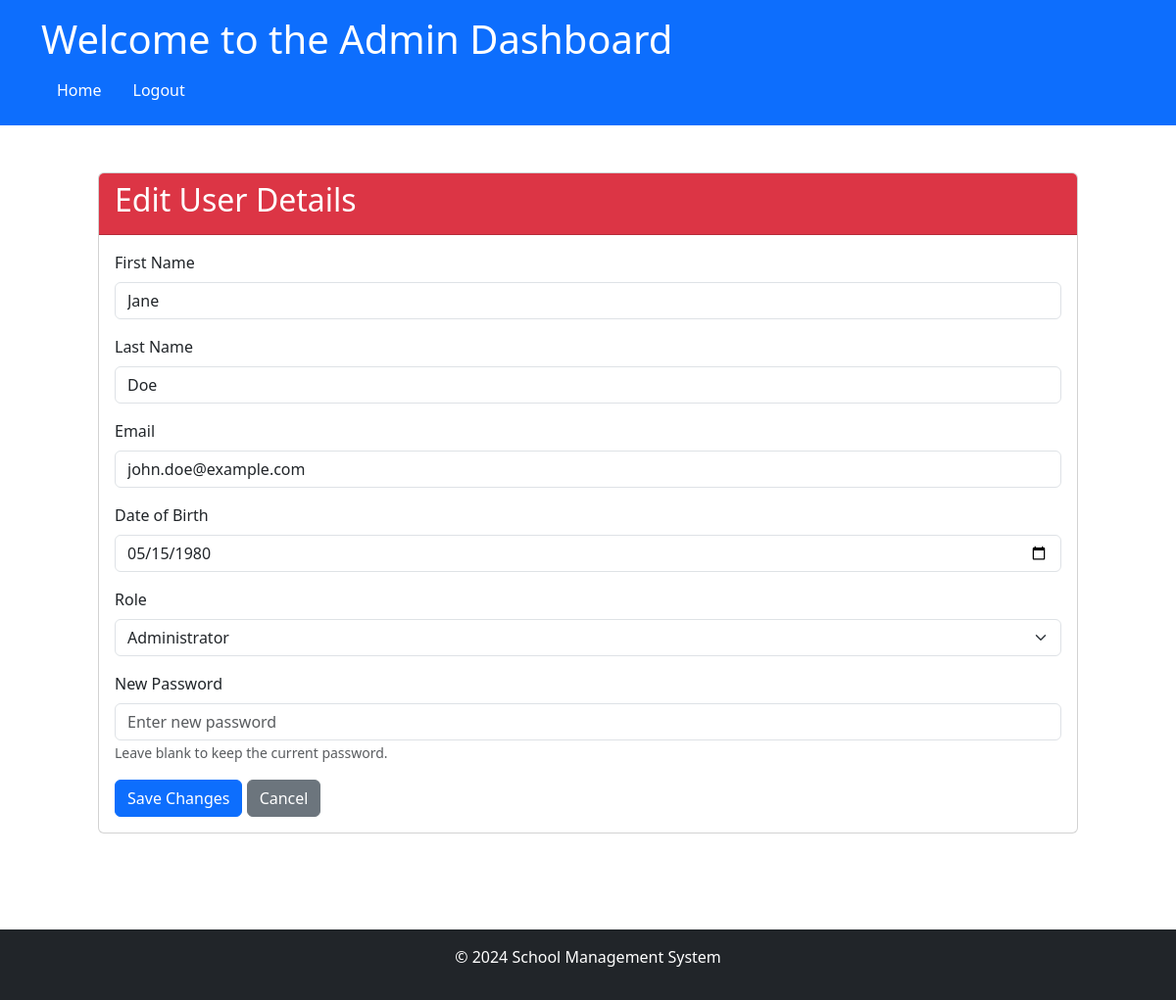
The app's page /admin/edit_user/user1 (signed in) with its own data.
### app/models/models.py (models this page shows)
class User(UserMixin, db.Model):
    __tablename__ = 'User'
    id = db.Column('Id', db.String, primary_key=True, default=lambda: str(uuid4()))
    password = db.Column('Password', db.String, nullable=True)
    role_id = db.Column('RoleId', db.String, ForeignKey('Role.Id', ondelete='SET NULL'))
    email = db.Column('Email', db.String, nullable=False)
    first_name = db.Column('FirstName', db.String, nullable=False)
    last_name = db.Column('LastName', db.String, nullable=False)
    date_of_birth = db.Column('DateOfBirth', db.Date, nullable=True)
    role = relationship('Role', back_populates='users')
    created_fee_records = db.relationship('FeeRecord',
                                          foreign_keys='FeeRecord.created_by',  # Referencing FeeRecord.created_by
                                          backref='creator')
    invoices = relationship('Invoice', back_populates='created_by_user')
    parent_students = relationship('ParentStudent',
                                   foreign_keys='[ParentStudent.parent_id]',
                                   back_populates='parent',
                                   cascade="all, delete-orphan")
    student_parents = relationship('ParentStudent',
                                   foreign_keys='[ParentStudent.student_id]',
                                   back_populates='student',
                                   cascade="all, delete-orphan")

class Role(db.Model):
    __tablename__ = 'Role'
    id = db.Column('Id', db.String, primary_key=True)
    role_name = db.Column('RoleName', db.String, nullable=False)
    users = relationship('User', back_populates='role')

### app/routes/admin_routes.py (the view, shortened to what this page needs)
@admin.route('/edit_user/<string:user_id>', methods=['GET', 'POST'])
@login_required
def edit_user(user_id):
    user = User.query.filter_by(id=user_id).first_or_404()
    roles = Role.query.all()
    return render_template('admin/edit_user.html', user=user, roles=roles)

### app/__init__.py (called while the page is built)
@login_manager.user_loader
def load_user(user_id):
    from app.models.models import User  # Import here to avoid circular import
    return User.query.get(user_id)

### app/templates/admin/edit_user.html (shortened to what this page needs)
<!DOCTYPE html>
<html lang="en">
<head>
    <link href="https://cdn.jsdelivr.net/npm/bootstrap@5.3.0-alpha1/dist/css/bootstrap.min.css" rel="stylesheet">
</head>
<body>
    <header class="bg-primary text-white p-3">
        <div class="container">
            <h1>Welcome to the Admin Dashboard</h1>
            <nav>
                <ul class="nav">
                    <li class="nav-item">
                        <a class="nav-link text-white" href="{{ url_for('main.dashboard') }}">Home</a>
                    </li>
                    <li class="nav-item">
                        <a class="nav-link text-white" href="{{ url_for('auth.logout') }}">Logout</a>
                    </li>
                </ul>
            </nav>
        </div>
    </header>
    <main class="custom-container1 my-5">
        <div class="card">
            <div class="card-header bg-danger text-white">
                <h2>Edit User Details</h2>
            </div>
            <div class="card-body">
                <form action="{{ url_for('admin.edit_user', user_id=user.id) }}" method="post">
                    <div class="mb-3">
                        <label for="first_name" class="form-label">First Name</label>
                        <input type="text" class="form-control" id="first_name" name="first_name" value="{{ user.first_name }}" required>
                    </div>
                    <div class="mb-3">
                        <label for="last_name" class="form-label">Last Name</label>
                        <input type="text" class="form-control" id="last_name" name="last_name" value="{{ user.last_name }}" required>
                    </div>
                    <div class="mb-3">
                        <label for="email" class="form-label">Email</label>
                        <input type="email" class="form-control" id="email" name="email" value="{{ user.email }}" required>
                    </div>
                    <div class="mb-3">
                        <label for="date_of_birth" class="form-label">Date of Birth</label>
                        <input type="date" class="form-control" id="date_of_birth" name="date_of_birth" value="{{ user.date_of_birth|default('') }}" required>
                    </div>
                    <div class="mb-3">
                        <label for="role" class="form-label">Role</label>
                        <select class="form-select" id="role" name="role_id" required onchange="togglePasswordField()">
                            {% for role in roles %}
                                <option value="{{ role.id }}" {% if role.id == user.role_id %}selected{% endif %}>
                                    {{ role.role_name }}
                                </option>
                            {% endfor %}
                        </select>
                    </div>
                    <div class="mb-3" id="password-field">
                        <label for="password" class="form-label">New Password</label>
                        <input type="password" class="form-control" id="password" name="password" placeholder="Enter new password">
                        <small class="form-text text-muted">Leave blank to keep the current password.</small>
                    </div>
                    <button type="submit" class="btn btn-primary">Save Changes</button>
                    <a href="{{ url_for('admin.manage_users') }}" class="btn btn-secondary">Cancel</a>
                </form>
            </div>
        </div>
    </main>
    <footer class="bg-dark text-white py-3 footer">
        <div class="container text-center">
            <p>&copy; 2024 School Management System</p>
        </div>
    </footer>
</body>
</html>

### app/templates/admin/edit_user.html (style rules this page uses)
.custom-container1 { max-width: 1000px; margin: 0 auto; padding-bottom: 50px; }

### records on screen
User: first_name "Jane", last_name "Doe", email "john.doe@example.com", date_of_birth "05/15/1980", role_id "Administrator"
